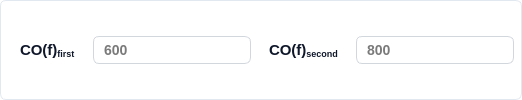
       <widget class="QFrame" name="pyqt5_frame_group_twoshell_co">
        <property name="styleSheet">
         <string notr="true">box-sizing: border-box;
display: flex;
flex-direction: column;
align-items: flex-start;
gap: 25px;
background: #FFFFFF;
border: 1px solid #E2E8F0; /* slate/200 */
border-radius: 6px;
padding:6px;</string>
        </property>
        <layout class="QHBoxLayout" name="horizontalLayout_50" stretch="0,0">
         <property name="leftMargin">
          <number>1</number>
         </property>
         <property name="topMargin">
          <number>1</number>
         </property>
         <property name="rightMargin">
          <number>1</number>
         </property>
         <property name="bottomMargin">
          <number>1</number>
         </property>
         <item>
          <layout class="QHBoxLayout" name="horizontalLayout_8">
           <item>
            <widget class="QLabel" name="label_53">
             <property name="styleSheet">
              <string notr="true"> 	border: none;
	color: #0F172A;  /* Text color */
    font-family: 'Segoe UI', sans-serif;  /* Font family */
    font-style: normal;  /* Font style */
    font-weight: 500;  /* Font weight */
    font-size: 14px;  /* Font size */
    line-height: 24px;  /* Line height */
    padding: 4px 8px;  /* Padding */</string>
             </property>
             <property name="text">
              <string>&lt;html&gt;&lt;head/&gt;&lt;body&gt;&lt;p&gt;&lt;span style=&quot; font-size:11pt;&quot;&gt;CO(f)&lt;/span&gt;&lt;span style=&quot; font-size:11pt; vertical-align:sub;&quot;&gt;first&lt;/span&gt;&lt;/p&gt;&lt;/body&gt;&lt;/html&gt;</string>
             </property>
            </widget>
           </item>
           <item>
            <widget class="QLineEdit" name="pyqt5_entry_twoshell_firstco">
             <property name="enabled">
              <bool>true</bool>
             </property>
             <property name="maximumSize">
              <size>
               <width>200</width>
               <height>16777215</height>
              </size>
             </property>
             <property name="styleSheet">
              <string notr="true">QLineEdit {
    background: #FFFFFF;  /* Default background */
    border: 1px solid #D2D7DD;  /* Default border */
    border-radius: 6px;  /* Rounded corners */
    color: #7a7a7a;  /* Text color */
    font-family: 'Segoe UI', sans-serif;  /* Font family */
    font-style: normal;  /* Font style */
    font-weight: 500;  /* Font weight */
    font-size: 14px;  /* Font size */
    line-height: 24px;  /* Line height */
    padding: 4px 8px;  /* Padding */
}

/* Disabled State */
QLineEdit:disabled {
    color: #D2D7DD;
    border: 1px solid #D2D7DD;
}
</string>
             </property>
             <property name="text">
              <string>600</string>
             </property>
             <property name="readOnly">
              <bool>true</bool>
             </property>
            </widget>
           </item>
          </layout>
         </item>
         <item>
          <layout class="QHBoxLayout" name="horizontalLayout_11">
           <item>
            <widget class="QLabel" name="label_54">
             <property name="styleSheet">
              <string notr="true"> 	border: none;
	color: #0F172A;  /* Text color */
    font-family: 'Segoe UI', sans-serif;  /* Font family */
    font-style: normal;  /* Font style */
    font-weight: 500;  /* Font weight */
    font-size: 14px;  /* Font size */
    line-height: 24px;  /* Line height */
    padding: 4px 8px;  /* Padding */</string>
             </property>
             <property name="text">
              <string>&lt;html&gt;&lt;head/&gt;&lt;body&gt;&lt;p&gt;&lt;span style=&quot; font-size:11pt;&quot;&gt;CO(f)&lt;/span&gt;&lt;span style=&quot; font-size:11pt; vertical-align:sub;&quot;&gt;second&lt;/span&gt;&lt;/p&gt;&lt;/body&gt;&lt;/html&gt;</string>
             </property>
            </widget>
           </item>
           <item>
            <widget class="QLineEdit" name="pyqt5_entry_twoshell_secondco">
             <property name="enabled">
              <bool>true</bool>
             </property>
             <property name="maximumSize">
              <size>
               <width>200</width>
               <height>16777215</height>
              </size>
             </property>
             <property name="styleSheet">
              <string notr="true">QLineEdit {
    background: #FFFFFF;  /* Default background */
    border: 1px solid #D2D7DD;  /* Default border */
    border-radius: 6px;  /* Rounded corners */
    color: #7a7a7a;  /* Text color */
    font-family: 'Segoe UI', sans-serif;  /* Font family */
    font-style: normal;  /* Font style */
    font-weight: 500;  /* Font weight */
    font-size: 14px;  /* Font size */
    line-height: 24px;  /* Line height */
    padding: 4px 8px;  /* Padding */
}

/* Disabled State */
QLineEdit:disabled {
    color: #D2D7DD;
    border: 1px solid #D2D7DD;
}
</string>
             </property>
             <property name="text">
              <string>800</string>
             </property>
             <property name="readOnly">
              <bool>true</bool>
             </property>
            </widget>
           </item>
          </layout>
         </item>
        </layout>
       </widget>
